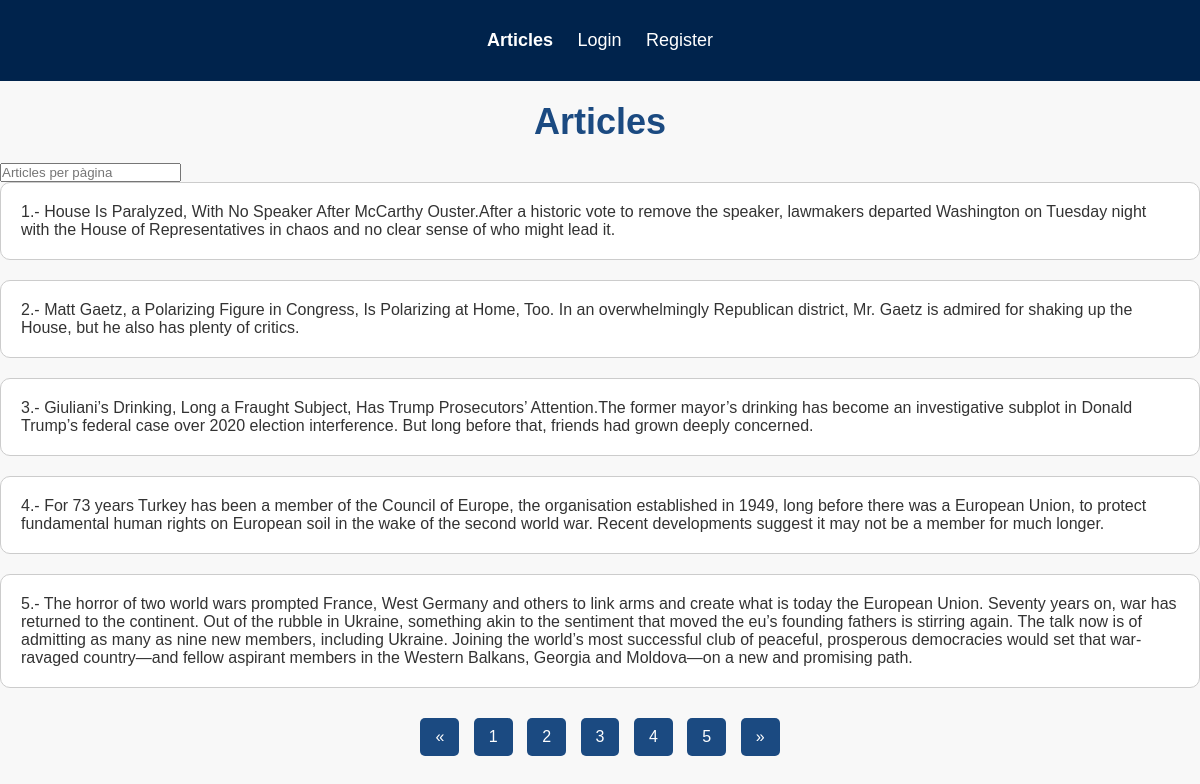
/Joan_López_Pt04/Controlador/index.php, run on the app's committed database.
### tables this page shows
CREATE TABLE `articles` (
  `id` int(11) NOT NULL,
  `article` text NOT NULL,
  `id_usuari` int(11) NOT NULL
);

### Joan_López_Pt04/Controlador/index.php (called while the page is built, shortened)
<?php
function connectarBaseDades() {
    try {
        $conn = new PDO('mysql:host=localhost;dbname=pt04_joan_lopez', 'root', '');
        $conn->setAttribute(PDO::ATTR_ERRMODE, PDO::ERRMODE_EXCEPTION);
        return $conn;
    } catch(PDOException $e) {
        echo 'Error de connexió: ' . $e->getMessage();
        die();
    }
}
function obtenirArticles($conn, $pagina, $post_per_pag) {
    $primer_article = ($pagina > 1) ? ($pagina - 1) * $post_per_pag : 0;
    $query = "SELECT * FROM articles LIMIT :primer_article, :num_articles";
    try {
        $stmt = $conn->prepare($query);
        $stmt->bindParam(':primer_article', $primer_article, PDO::PARAM_INT);
        $stmt->bindParam(':num_articles', $post_per_pag, PDO::PARAM_INT);
        $stmt->execute();
        return $stmt->fetchAll();
    } catch (PDOException $e) {
        echo 'Hi ha hagut un error amb la petició: ' . $e->getMessage();
        die();
    }
}
function obtenirTotalArticles($conn) {
    $count_stmt = $conn->prepare("SELECT COUNT(id) AS quantitat FROM articles");
    $count_stmt->execute();
    return intval($count_stmt->fetch()['quantitat']);
}
function calcularMaximPagines($quantitat, $post_per_pag) {
    return ceil($quantitat / $post_per_pag);
}
$conn = connectarBaseDades();
$pagina = isset($_GET['pagina']) ? intval($_GET['pagina']) : 1;
$post_per_pag = isset($_GET['post_x_pag']) && intval($_GET['post_x_pag']) > 0 ? intval($_GET['post_x_pag']) : 5;
$result = obtenirArticles($conn, $pagina, $post_per_pag);
$quantitat = obtenirTotalArticles($conn);
$maxim_pagines = calcularMaximPagines($quantitat, $post_per_pag);
require_once '../Vista/index.vista.php';
?>

### Joan_López_Pt04/Vista/index.vista.php (the view, shortened to what this page needs)
<!DOCTYPE html>
<html lang="en">
<head>
	<link rel="stylesheet" href="../Estils/estils.css">
</head>
<body>
	<?php include_once'../Controlador/index.php';
	session_start();?>
	<nav>
		<ul>
			<li class="active"><a href="../Vista/index.vista.php"><b>Articles</b></a></li>
			<?php if( isset( $_SESSION['newsession'])):?>
				<li ><a href="../Vista/create.vista.php">Create</a></li>
				<li><a href="../Vista/update.vista.php">Update</a></li>
				<li ><a href="../Vista/delete.vista.php">Delete</a></li>
				<li class="logs"><a href="../Controlador/exit.php" style="color: red;">Abandona</a></li>
				<li class="logs"><?php echo("Benvingut ".$_SESSION['nom'] );?></li>
			<?php else: ?>
				<li class="logs"><a href="../Vista/login.vista.php">Login</a></li>
				<li class="logs"><a href="../Vista/register.vista.php">Register</a></li>
            <?php endif; ?>
		</ul>
	</nav>
	<div class="contenidor">
		<h1>Articles</h1>
		<form method="GET" action="<?php echo htmlspecialchars($_SERVER['PHP_SELF']); ?>">
			<input type="number" name="post_x_pag" placeholder="Articles per pàgina" min=1
				value="<?php echo (!empty($_GET['post_x_pag'])) ? htmlspecialchars(stripslashes(trim($_GET['post_x_pag']))) : '' ?>">
		</form>
		<section class="articles">
			<ul>
					<?php foreach ($result as $article) { ?>
						<li><?php echo $article['id'] . ".- " . $article['article'] ?></li>
					<?php } ?>
			</ul>
		</section>
		<form method="POST" action="<?php echo htmlspecialchars($_SERVER['PHP_SELF']); ?>">
		<section class="paginacio">
			<ul>
					<li <?php echo ($pagina === 1) ? "class=disabled" : "" ?>>
						<a href="<?php echo ($pagina !== 1) ? '?pagina=' . ($pagina-1) . '&post_x_pag=' . $post_per_pag : '#' ?>">&laquo;</a>
					</li>
					<?php for ($i=1; $i <= $maxim_pagines; $i++) { ?>
						<li <?php echo ($i===$pagina) ? "class=active" : "" ?>>
							<a href="<?php echo '?pagina=' . $i . '&post_x_pag=' . $post_per_pag ?>"><?php echo $i ?></a>
						</li>
					<?php } ?>
					<li <?php echo ($pagina == $maxim_pagines) ? "class=disabled" : "" ?>>
						<a href="<?php echo ($pagina != $maxim_pagines) ? '?pagina=' . ($pagina+1) . '&post_x_pag=' . $post_per_pag : '#' ?>">&raquo;</a>
					</li>
			</ul>
		</section>
	</div>
</body>
</html>

### Joan_López_Pt04/Estils/estils.css (style rules this page uses)
* { margin: 0; padding: 0; box-sizing: border-box; }
body { font-family: Arial, sans-serif; background-color: #f8f8f8; color: #333; }
h1 { text-align: center; margin: 20px 0; font-size: 36px; color: #1b4a81; }
.articles { list-style: none; padding: 0; }
.articles li { background-color: #fff; border: 1px solid #ccc; margin-bottom: 20px; padding: 20px; border-radius: 10px; }
.paginacio { list-style: none; text-align: center; margin-top: 30px; }
.paginacio li { display: inline-block; margin: 0 5px; }
.paginacio li a { display: block; padding: 10px 15px; background-color: #1b4a81; color: #fff; text-decoration: none; border-radius: 5px; }
nav { background: #00234c; color: #fff; padding: 30px; }
nav ul { list-style: none; padding: 0; text-align: center; }
nav li { display: inline; margin: 0 10px; }
nav a { text-decoration: none; color: #fff; font-size: 18px; }

### data on the page
articles: id "1", article "House Is Paralyzed, With No Speaker After McCarthy Ouster.After a historic vote to remove the speaker, lawmakers departed Washington on Tuesday night with the House of Representatives in chaos and no clear sense of who might lead it."
articles: id "2", article "Matt Gaetz, a Polarizing Figure in Congress, Is Polarizing at Home, Too. In an overwhelmingly Republican district, Mr. Gaetz is admired for shaking up the House, but he also has plenty of critics."
articles: id "3", article "Giuliani’s Drinking, Long a Fraught Subject, Has Trump Prosecutors’ Attention.The former mayor’s drinking has become an investigative subplot in Donald Trump’s federal case over 2020 election interference. But long before that, friends had grown deeply concerned."
articles: id "4", article "For 73 years Turkey has been a member of the Council of Europe, the organisation established in 1949, long before there was a European Union, to protect fundamental human rights on European soil in the wake of the second world war. Recent developments suggest it may not be a member for much longer."
articles: id "5", article "The horror of two world wars prompted France, West Germany and others to link arms and create what is today the European Union. Seventy years on, war has returned to the continent. Out of the rubble in Ukraine, something akin to the sentiment that moved the eu’s founding fathers is stirring again. The talk now is of admitting as many as nine new members, including Ukraine. Joining the world’s most successful club of peaceful, prosperous democracies would set that war-ravaged country—and fellow aspirant members in the Western Balkans, Georgia and Moldova—on a new and promising path."
